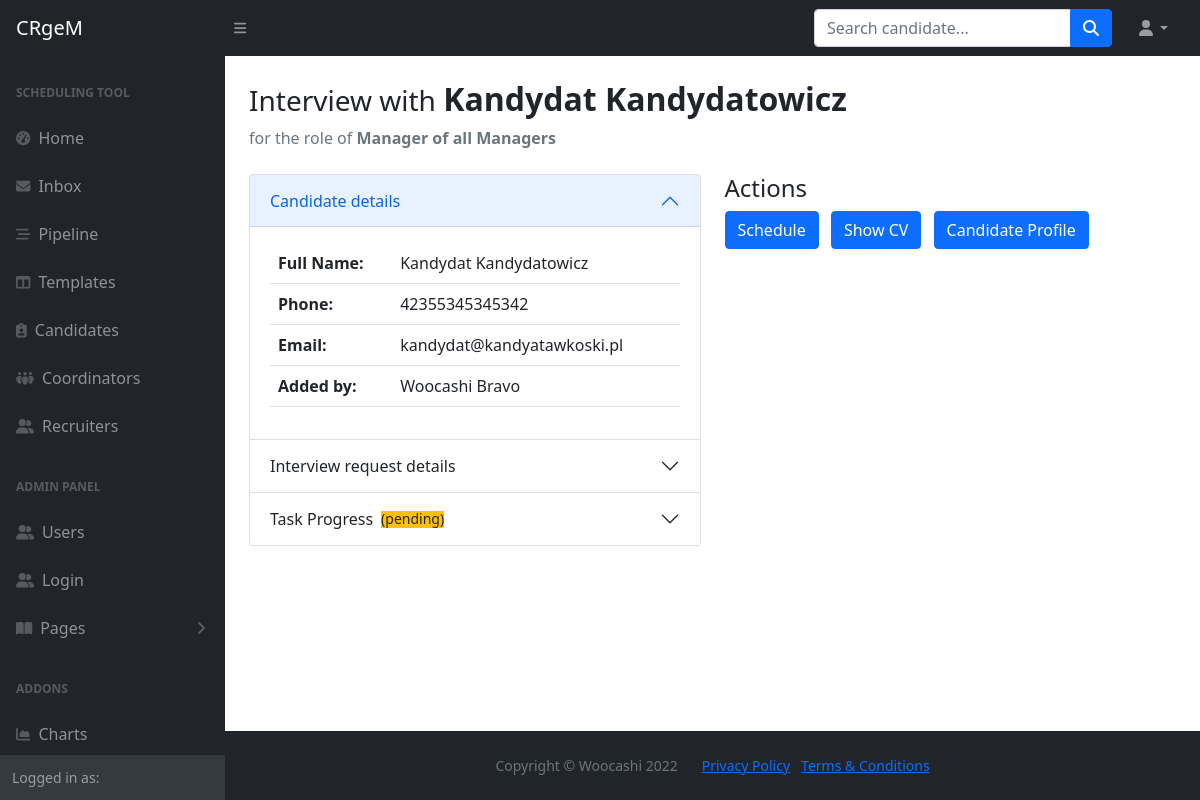
The page /check_tasks_details/1 on the database as committed earlier.
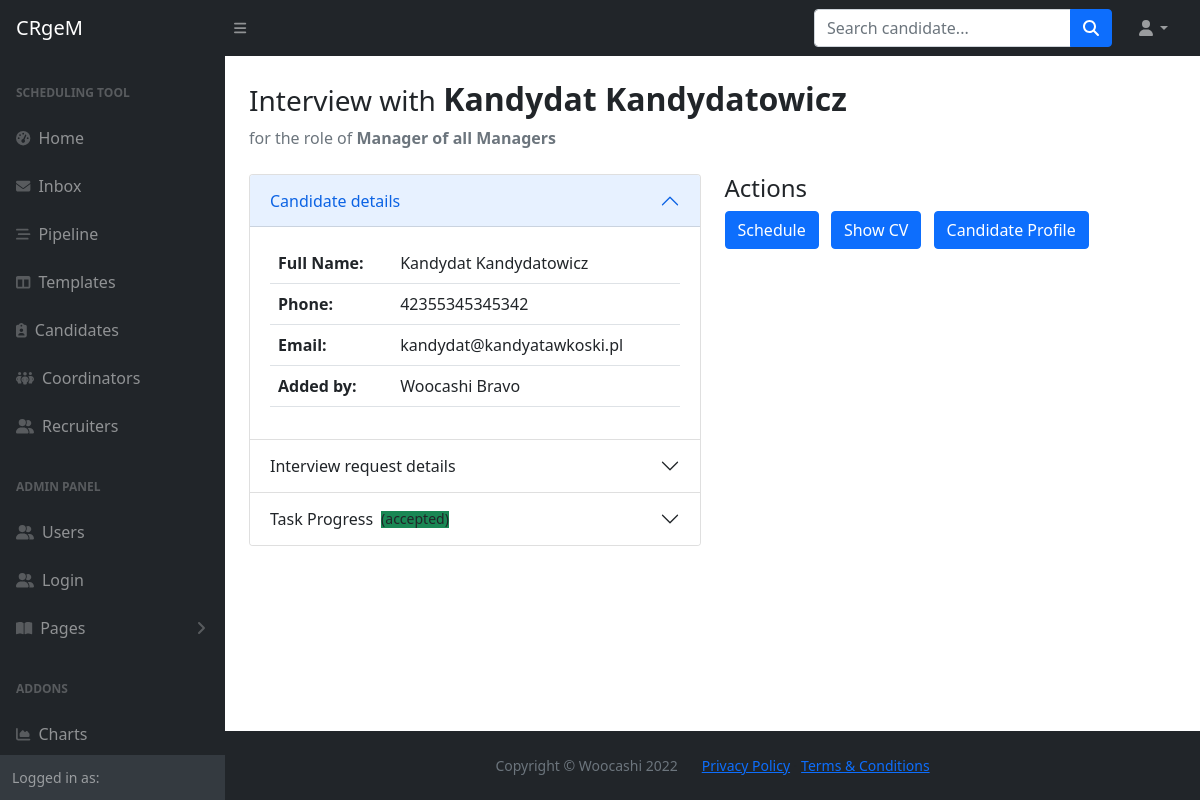
The same page on the database as committed later.
### main.py (models this page shows)
class Task(db.Model, Base):
    __tablename__="tasks"
    id = db.Column(db.Integer, primary_key=True)
    sender_id = Column(Integer, ForeignKey('users.id'), nullable=False)
    recipient_id = Column(Integer, ForeignKey('users.id'), nullable=False)
    delegate_id = Column(Integer, ForeignKey('users.id'), nullable=False)
    from_user = relationship("User", foreign_keys=[sender_id], back_populates="tasks_sent")
    to_user = relationship("User", foreign_keys=[recipient_id], back_populates="tasks_received")
    candidate_id = Column(Integer, ForeignKey('candidates.id'))
    candidate = relationship("Candidate", foreign_keys=[candidate_id], back_populates="tasks")
    interviewers = db.Column(db.String, nullable=False)
    role = db.Column(db.String, nullable=False)
    recruiter_notes = db.Column(db.Text, nullable=True)
    date_sent = db.Column(db.Date, nullable=False)
    date_received = db.Column(db.Date, nullable=True)
    date_completed = db.Column(db.Date, nullable=True)
    status = db.Column(db.String, nullable=False)
    is_archived = db.Column(db.Boolean, nullable=False)
    delegated_by = relationship("User", foreign_keys=[delegate_id], back_populates="tasks_delegated")
    interview_date = db.Column(db.Date, nullable=True)
    interview_time = db.Column(db.Time, nullable=True)
    scheduler_notes = db.Column(db.Text, nullable=True)
    completion_time = db.Column(db.DateTime, nullable=True)

### main.py (the view)
@app.route('/check_tasks_details/<int:task_id>')
def check_task_details(task_id):
    task = Task.query.get(task_id)
    return render_template('view_task.html', task_id=task_id, task=task)

### templates/view_task.html (shortened to what the changed rows need)
{% include "header.html" %}
                <main>
                    <div class="container-fluid px-4">
                        <h2 class="mt-4"><small>Interview with </small><strong>{{ task.candidate.full_name }}</strong></h2>
                        <ol class="breadcrumb mb-4">
                            <li class="breadcrumb-item active">for the role of <strong>{{task.role}}</strong></li>
                        </ol>
                        <div class="row">
                            <div class="col-xl-6 col-md-6">
                                <div class="accordion" id="accordionInterviewDetails">
                                  <div class="accordion-item">
                                    <h2 class="accordion-header" id="headingOne">
                                      <button class="accordion-button" type="button" data-bs-toggle="collapse" data-bs-target="#collapseOne" aria-expanded="true" aria-controls="collapseOne">
                                        Candidate details
                                      </button>
                                    </h2>
                                    <div id="collapseOne" class="accordion-collapse collapse show" aria-labelledby="headingOne" data-bs-parent="#accordionInterviewDetails">
                                      <div class="accordion-body">
                                          <table class="table">
                                              <tbody>
                                                <tr>
                                                  <th scope="row">Full Name:</th>
                                                </tr>
                                                <tr>
                                                  <th scope="row">Phone:</th>
                                                </tr>
                                                <tr>
                                                  <th scope="row">Email:</th>
                                                </tr>
                                                <tr>
                                                  <th scope="row">Added by:</th>
                                                </tr>
                                              </tbody>
                                            </table>
                                      </div>
                                    </div>
                                  </div>
                                  <div class="accordion-item">
                                    <h2 class="accordion-header" id="headingTwo">
                                      <button class="accordion-button collapsed" type="button" data-bs-toggle="collapse" data-bs-target="#collapseTwo" aria-expanded="false" aria-controls="collapseTwo">
                                        Interview request details
                                      </button>
                                    </h2>
                                  </div>
                                  <div class="accordion-item">
                                    <h2 class="accordion-header" id="headingThree">
                                      <button class="accordion-button collapsed" type="button" data-bs-toggle="collapse" data-bs-target="#collapseThree" aria-expanded="false" aria-controls="collapseThree">
                                        Task Progress
                                          {% if task.status == "pending": %}
                                          <small class="ms-2 bg-warning"> ({{ task.status }})</small>
                                          {% elif task.status == "accepted" %}
                                          <small class="ms-2 bg-success"> ({{ task.status }})</small>
                                          {% endif %}
                                      </button>
                                    </h2>
                                  </div>
                                </div>
                            </div>
                        </div>
                    </div>
                </main>
{% include "footer.html" %}

Rows that differ between the two databases and show on the page:
changed Task "Manager of all Managers": status "pending" → "accepted"
